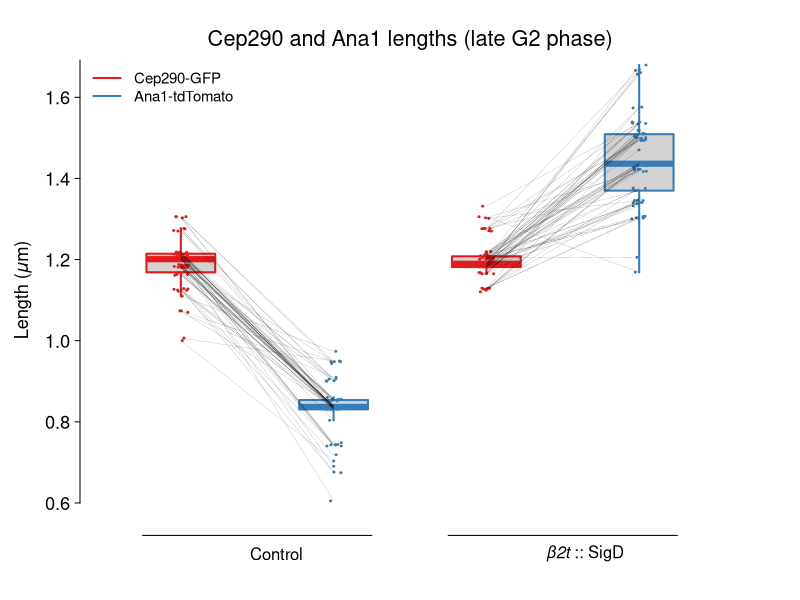

Reproduce this figure in R.
#png(filename="germlate.png", width=6.5, height=6,units="in", res=600)

# import data
df <- read.csv('fig1quantification.csv', header=TRUE)
df <- cbind(df[,6], df[,5], df[,8], df[,7])

addNoise <- function(mtx) {
    if (!is.matrix(mtx)) mtx <- matrix(mtx, byrow = TRUE, nrow = 1)
    random.stuff <- matrix(runif(prod(dim(mtx)), min = -0.0001, max = 0.01), nrow = dim(mtx)[1])
    random.stuff + mtx
}

df <- addNoise(df)

library(RColorBrewer)

cols <- brewer.pal(9,"Set1")[c(1,2)]

par(bty="n",
    mar=c(4, 4, 3, 3),  # plot margins b-l-t-r
    las=1,              # horizontal labels
    tcl=-.25,           # tick length
    font.main=1,        # plain font
    mgp=c(2.5, 0.5, 0),  # axis spacings
    cex.lab=1.1,
    cex.axis=1.1,
    ps=12
)


xat <- c(1,
         2,
         3,
         4)
b <- boxplot(df,
             xaxt="n",       # no x-axis
             yaxt="n",
             boxwex=0.45,    # boxwidth
             lty=1,          # line type, 1 = solid
             staplewex=0,    # no staples
             log="",         # no log scaling
             ylim=c(0.6, 1.65),
             at=xat,
             border=cols,
             lwd=2,
             outline=FALSE)          # line weight

stripchart(apply(df, 2, as.list),
           vertical=TRUE,
           method="jitter",
           add=TRUE,
           pch=20,
           cex=0.4,
           col=cols,
           at=xat,
           jitter=0.05)

title("Cep290 and Ana1 lengths (late G2 phase)", font.main=1, cex.main=1.3, line=0.7)
title(ylab=expression(paste("Length (",italic("μ"), "m)", sep="")), line=2.2)

tlab=c(1.6, 3.7)+0.2

axis(2, at=seq(0.6, 1.8, 0.2), labels=TRUE, col.ticks=1, lwd=1, lwd.ticks=1)

lab=c('Control', expression(italic('β2t')~'::'~'SigD'))

text(x=tlab, y=par()$usr[3]-0.1*(par()$usr[4]-par()$usr[3]-0.3),
     labels=lab, srt=0, adj=1, xpd=TRUE, cex=1)

temp.labels = c("Cep290-GFP", "Ana1-tdTomato")
legend("topleft", cex=0.9, col=cols, lty=1, lwd=2, temp.labels, bty="n")

offset <- 0.015
yat <- 1.4
segments(xat[1], df[,1], xat[2], df[,2], lwd=0.1)
segments(xat[3], df[,3], xat[4], df[,4], lwd=0.1)


#lines(c(xat[1], xat[3]), c(yat, yat))
#lines(c(xat[1], xat[1]), c(yat-offset, yat))
#lines(c(xat[3], xat[3]), c(yat-offset, (yat)))
#text((xat[1] + xat[3])/2, yat+2*offset, expression(italic('N.S.')), cex=0.8)

lines(c(xat[1]-0.25, xat[2]+0.25), c(0.52, 0.52), xpd=TRUE)
lines(c(xat[3]-0.25, xat[4]+0.25), c(0.52, 0.52), xpd=TRUE)


#dev.off()

